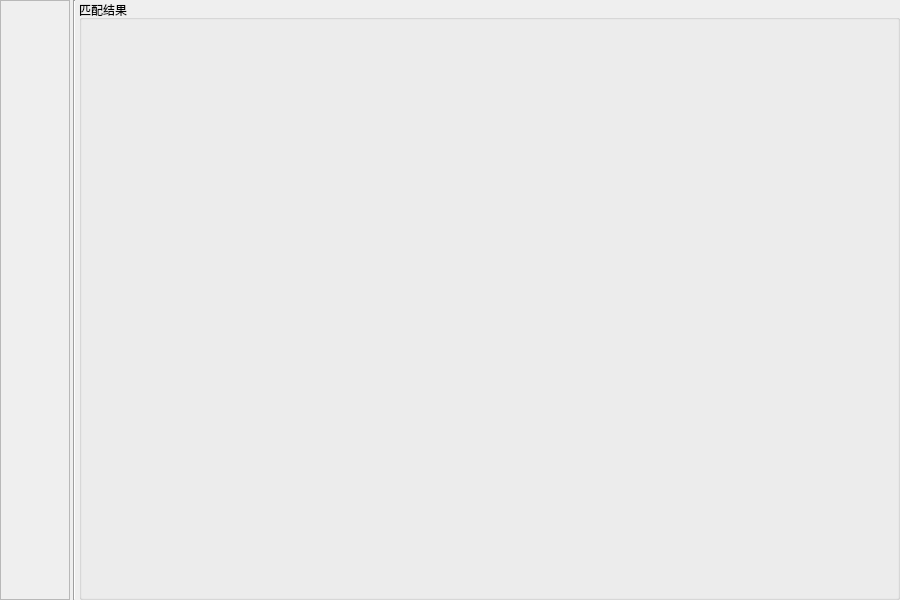
<?xml version="1.0" encoding="UTF-8"?>
<ui version="4.0">
 <class>MainWindow</class>
 <widget class="QMainWindow" name="MainWindow">
  <property name="geometry">
   <rect>
    <x>0</x>
    <y>0</y>
    <width>900</width>
    <height>600</height>
   </rect>
  </property>
  <property name="windowTitle">
   <string>ComicDup</string>
  </property>
  <widget class="QWidget" name="centralwidget">
   <layout class="QHBoxLayout" name="horizontalLayout" stretch="0,0,1">
    <property name="spacing">
     <number>3</number>
    </property>
    <property name="leftMargin">
     <number>0</number>
    </property>
    <property name="topMargin">
     <number>0</number>
    </property>
    <property name="rightMargin">
     <number>0</number>
    </property>
    <property name="bottomMargin">
     <number>0</number>
    </property>
    <item>
     <widget class="QScrollArea" name="scrollArea">
      <property name="widgetResizable">
       <bool>true</bool>
      </property>
      <widget class="QWidget" name="scrollAreaWidgetContents">
       <property name="geometry">
        <rect>
         <x>0</x>
         <y>0</y>
         <width>69</width>
         <height>598</height>
        </rect>
       </property>
       <layout class="QVBoxLayout" name="verticalLayout_functional_area">
        <property name="spacing">
         <number>3</number>
        </property>
        <property name="leftMargin">
         <number>3</number>
        </property>
        <property name="topMargin">
         <number>3</number>
        </property>
        <property name="rightMargin">
         <number>3</number>
        </property>
        <property name="bottomMargin">
         <number>3</number>
        </property>
       </layout>
      </widget>
     </widget>
    </item>
    <item>
     <widget class="Line" name="line">
      <property name="orientation">
       <enum>Qt::Vertical</enum>
      </property>
     </widget>
    </item>
    <item>
     <widget class="QGroupBox" name="groupBox">
      <property name="title">
       <string>匹配结果</string>
      </property>
      <layout class="QVBoxLayout" name="verticalLayout_result_area">
       <property name="spacing">
        <number>0</number>
       </property>
       <property name="leftMargin">
        <number>0</number>
       </property>
       <property name="topMargin">
        <number>0</number>
       </property>
       <property name="rightMargin">
        <number>0</number>
       </property>
       <property name="bottomMargin">
        <number>0</number>
       </property>
      </layout>
     </widget>
    </item>
   </layout>
  </widget>
 </widget>
 <resources/>
 <connections/>
</ui>
